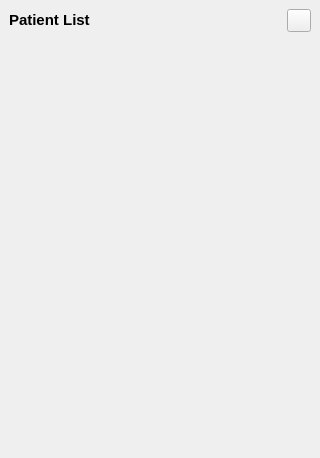
<?xml version="1.0" encoding="UTF-8"?>
<ui version="4.0">
 <class>PatientList</class>
 <widget class="QDialog" name="PatientList">
  <property name="windowModality">
   <enum>Qt::ApplicationModal</enum>
  </property>
  <property name="geometry">
   <rect>
    <x>0</x>
    <y>0</y>
    <width>320</width>
    <height>458</height>
   </rect>
  </property>
  <property name="windowTitle">
   <string>Dialog</string>
  </property>
  <property name="styleSheet">
   <string notr="true"/>
  </property>
  <property name="modal">
   <bool>true</bool>
  </property>
  <layout class="QGridLayout" name="gridLayout">
   <property name="leftMargin">
    <number>9</number>
   </property>
   <property name="topMargin">
    <number>9</number>
   </property>
   <property name="rightMargin">
    <number>9</number>
   </property>
   <property name="bottomMargin">
    <number>9</number>
   </property>
   <property name="horizontalSpacing">
    <number>6</number>
   </property>
   <property name="verticalSpacing">
    <number>3</number>
   </property>
   <item row="0" column="0">
    <layout class="QHBoxLayout" name="horizontalLayout">
     <item>
      <widget class="QLabel" name="label">
       <property name="text">
        <string>&lt;html&gt;&lt;head/&gt;&lt;body&gt;&lt;p&gt;&lt;span style=&quot; font-size:11pt; font-weight:600;&quot;&gt;Patient List&lt;/span&gt;&lt;/p&gt;&lt;/body&gt;&lt;/html&gt;</string>
       </property>
      </widget>
     </item>
     <item>
      <spacer name="horizontalSpacer_3">
       <property name="orientation">
        <enum>Qt::Horizontal</enum>
       </property>
       <property name="sizeHint" stdset="0">
        <size>
         <width>40</width>
         <height>20</height>
        </size>
       </property>
      </spacer>
     </item>
     <item>
      <widget class="QToolButton" name="closeButton">
       <property name="text">
        <string/>
       </property>
      </widget>
     </item>
    </layout>
   </item>
   <item row="1" column="0">
    <widget class="searchWidget" name="searchWidgetx" native="true">
     <property name="sizePolicy">
      <sizepolicy hsizetype="Preferred" vsizetype="Expanding">
       <horstretch>0</horstretch>
       <verstretch>0</verstretch>
      </sizepolicy>
     </property>
    </widget>
   </item>
  </layout>
 </widget>
 <customwidgets>
  <customwidget>
   <class>searchWidget</class>
   <extends>QWidget</extends>
   <header>searchwidget.h</header>
   <container>1</container>
  </customwidget>
 </customwidgets>
 <resources/>
 <connections/>
</ui>
